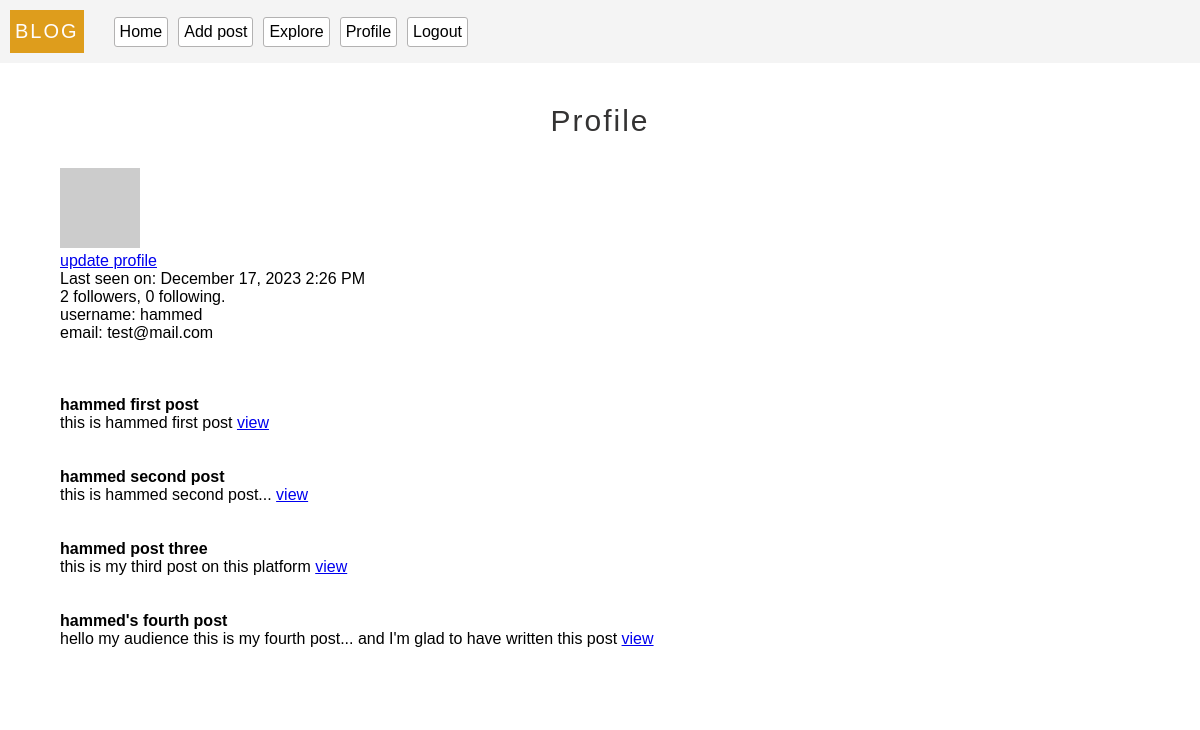
Screenshot of /profile (signed in) with the database file from the repository.
### models.py (models this page shows, shortened)
class User(db.Model, UserMixin):
  __tablename__ = 'users'
  id = db.Column(db.Integer, primary_key = True)
  username = db.Column(db.String(100), unique = True, index = True)
  email = db.Column(db.String(100), index = True, unique = True)
  password = db.Column(db.String(200))
  last_seen = db.Column(db.DateTime, default=datetime.utcnow, index = True)
  about_me = db.Column(db.String, nullable=True)
  posts = db.relationship(
    'Post',
    backref = 'author',
    lazy = 'dynamic'
  )
  followed = db.relationship(
    'User',
    secondary = followers,
    primaryjoin = (followers.c.follower_id == id),
    secondaryjoin = (followers.c.followed_id == id),
    backref = db.backref('followers', lazy='dynamic'),
    lazy = 'dynamic'
  )
  follower = db.relationship(
    'User',
    secondary = followers,
    primaryjoin = (followers.c.followed_id == id),
    secondaryjoin = (followers.c.follower_id == id),
    backref = db.backref('followed_user', lazy='dynamic'),
    lazy = 'dynamic'
  )
  def avatar(self, size='80'):
    digest = md5(str(self.email).lower().encode('utf-8')).hexdigest()
    return f'https://gravatar.com/avatar/{digest}?d=identicon&s={size}'
  def update_last_seen(self):
    self.last_seen = datetime.utcnow()
    db.session.commit()
  @login.user_loader
  def get_user(id):
    return User.query.get(int(id))

class Post(db.Model):
  __tablename__ = 'posts'
  id = db.Column(db.Integer, primary_key = True)
  body = db.Column(db.String(300) ,nullable = False)
  title = db.Column(db.String(20), nullable = False)
  timestamp = db.Column(db.DateTime, default=datetime.utcnow, index = True)
  user_id = db.Column(db.Integer, db.ForeignKey('users.id'))

### server.py (the view)
@app.route('/profile')
@login_required
def profile():
  return render_template('profile.html', title='Profile', user = current_user, posts = current_user.posts)

### app.py (called while the page is built)
def get_locale():
  return request.accept_languages.best_match(app.config['LANGUAGES'])

### server.py (called while the page is built)
@app.before_request
def validate():
  if current_user.is_authenticated:
    current_user.update_last_seen()

### templates/profile.html (shortened to what this page needs)
{% extends 'base.html'%}
{% block content %}
  <center><p class="header">{{_('Profile')}}</p></center>
  <div class="profile-photo-container">
    <img class="profile-photo" src="{{current_user.avatar()}}" alt="photo"/>
    <p><a href="{{url_for('update_profile')}}"> {{_('update profile')}}</a></p>
  </div>
  {% if user.last_seen %}<p>{{ _( 'Last seen on: %(time)s ', time = moment(user.last_seen).format('LLL') ) }}</p>{% endif %}
  <p>{{ user.follower.count() }} {{_('followers')}}, {{ user.followed.count() }} {{_('following')}}.</p>
  <p>{{_('username')}}: {{current_user.username}}</p>
  <p>{{_('email')}}: {{current_user.email}}</p>
  <br><br>
  {% for post in posts %}
  <br>
      <article>
        <h4>{{post.title}}</h4>
        {{post.body}}
        <a href="/post/{{post.id}}">view</a>
      </article>
  <br>
    {% endfor %}
{% endblock %}

### static/styles/base.css (style rules this page uses)
* { padding:0px; margin: 0px; box-sizing: border-box; }
body { font-family: 'Lucida Sans', 'Lucida Sans Regular', 'Lucida Grande', 'Lucida Sans Unicode', Geneva, Verdana, sans-serif; }
.header { font-size: 30px; color:rgb(52, 51, 51); letter-spacing: 2px; margin-bottom: 30px; }

### rows the page displays
User: username "hammed", email "test@mail.com"
Post: title "hammed first post", body "this is hammed first post"
Post: title "hammed second post", body "this is hammed second post..."
Post: title "hammed post three", body "this is my third post on this platform"
Post: title "hammed's fourth post", body "hello my audience this is my fourth post... and I'm glad to have written this post"

### other values shown
{{ user.follower.count() }} "2"
{{ user.followed.count() }} "0"
